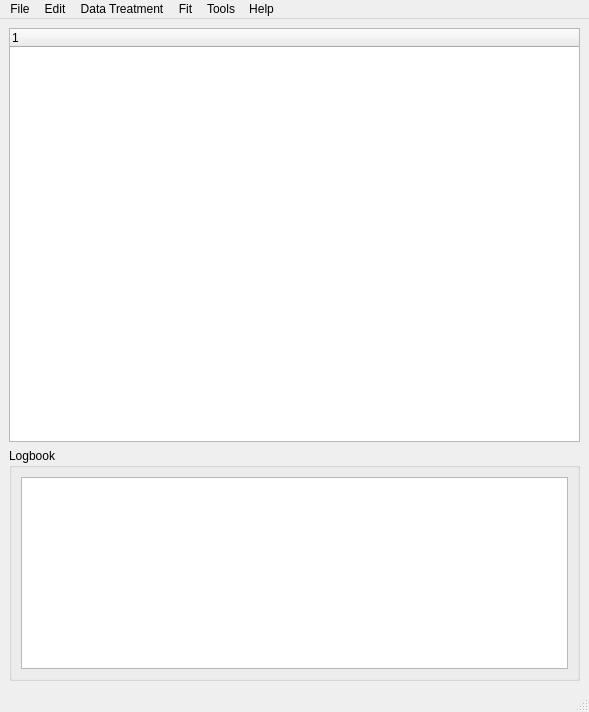
<?xml version="1.0" encoding="UTF-8"?>
<ui version="4.0">
 <class>mainGuisaxsWindows</class>
 <widget class="QMainWindow" name="mainGuisaxsWindows">
  <property name="geometry">
   <rect>
    <x>0</x>
    <y>0</y>
    <width>589</width>
    <height>712</height>
   </rect>
  </property>
  <property name="windowTitle">
   <string>MainWindow</string>
  </property>
  <property name="statusTip">
   <string/>
  </property>
  <widget class="QWidget" name="centralwidget">
   <layout class="QVBoxLayout" name="verticalLayout_5">
    <item>
     <widget class="QTreeWidget" name="treeWidget">
      <property name="minimumSize">
       <size>
        <width>0</width>
        <height>400</height>
       </size>
      </property>
      <property name="alternatingRowColors">
       <bool>false</bool>
      </property>
      <property name="rootIsDecorated">
       <bool>true</bool>
      </property>
      <property name="itemsExpandable">
       <bool>true</bool>
      </property>
      <property name="animated">
       <bool>true</bool>
      </property>
      <property name="expandsOnDoubleClick">
       <bool>true</bool>
      </property>
      <column>
       <property name="text">
        <string notr="true">1</string>
       </property>
      </column>
     </widget>
    </item>
    <item>
     <widget class="QGroupBox" name="groupBox_2">
      <property name="sizePolicy">
       <sizepolicy hsizetype="Expanding" vsizetype="Fixed">
        <horstretch>0</horstretch>
        <verstretch>0</verstretch>
       </sizepolicy>
      </property>
      <property name="maximumSize">
       <size>
        <width>16777215</width>
        <height>400</height>
       </size>
      </property>
      <property name="title">
       <string>Logbook</string>
      </property>
      <layout class="QVBoxLayout" name="verticalLayout_4">
       <item>
        <widget class="QTextBrowser" name="multitxt">
         <property name="sizePolicy">
          <sizepolicy hsizetype="Expanding" vsizetype="Expanding">
           <horstretch>0</horstretch>
           <verstretch>0</verstretch>
          </sizepolicy>
         </property>
        </widget>
       </item>
      </layout>
     </widget>
    </item>
   </layout>
  </widget>
  <widget class="QMenuBar" name="menubar">
   <property name="geometry">
    <rect>
     <x>0</x>
     <y>0</y>
     <width>589</width>
     <height>26</height>
    </rect>
   </property>
   <widget class="QMenu" name="menuFile">
    <property name="title">
     <string>File</string>
    </property>
    <widget class="QMenu" name="menuRecents">
     <property name="title">
      <string>Recents</string>
     </property>
    </widget>
    <addaction name="actionOpen"/>
    <addaction name="actionOpen_Dataset"/>
    <addaction name="actionAppend_Dataset"/>
    <addaction name="separator"/>
    <addaction name="menuRecents"/>
    <addaction name="separator"/>
    <addaction name="actionSave"/>
    <addaction name="actionSave_As"/>
    <addaction name="actionExport"/>
    <addaction name="separator"/>
    <addaction name="actionGenerate_treatment_file"/>
    <addaction name="separator"/>
    <addaction name="actionReset_datas"/>
    <addaction name="separator"/>
    <addaction name="actionExit"/>
   </widget>
   <widget class="QMenu" name="menuEdit">
    <property name="title">
     <string>Edit</string>
    </property>
    <addaction name="actionSelect_All"/>
    <addaction name="actionUnselect_All"/>
    <addaction name="separator"/>
    <addaction name="actionSelect_Only_Parents"/>
    <addaction name="actionSelect_Only_Childs"/>
    <addaction name="separator"/>
    <addaction name="actionRefresh_from_file"/>
    <addaction name="actionRename"/>
    <addaction name="actionRemove"/>
    <addaction name="actionRemove_selected"/>
    <addaction name="actionDuplicate"/>
    <addaction name="actionDuplicate_without_links"/>
    <addaction name="actionRemove_dependencies"/>
    <addaction name="separator"/>
    <addaction name="actionClip_Q_range"/>
    <addaction name="actionScale_Q_range"/>
    <addaction name="actionConcatenate"/>
    <addaction name="separator"/>
    <addaction name="actionCalculator"/>
    <addaction name="actionAddReferenceValue"/>
    <addaction name="separator"/>
    <addaction name="actionChange_color"/>
    <addaction name="separator"/>
    <addaction name="actionSet_as_reference"/>
    <addaction name="actionSet_as_Background"/>
    <addaction name="separator"/>
    <addaction name="actionInfo"/>
   </widget>
   <widget class="QMenu" name="menuData_Treatment">
    <property name="title">
     <string>Data Treatment</string>
    </property>
   </widget>
   <widget class="QMenu" name="menuFit">
    <property name="title">
     <string>Fit</string>
    </property>
   </widget>
   <widget class="QMenu" name="menuTools">
    <property name="title">
     <string>Tools</string>
    </property>
    <addaction name="actionX_ray_absorption"/>
    <addaction name="actionFind_peaks"/>
    <addaction name="actionSmooth"/>
    <addaction name="actionDerivate"/>
    <addaction name="actionInterpolate"/>
    <addaction name="actionGenerate_Noise"/>
    <addaction name="actionStatistics"/>
   </widget>
   <widget class="QMenu" name="menuHelp">
    <property name="title">
     <string>Help</string>
    </property>
    <widget class="QMenu" name="menuDocuments">
     <property name="title">
      <string>Documents</string>
     </property>
     <property name="icon">
      <iconset>
       <normalon>../images/environ.png</normalon>
      </iconset>
     </property>
    </widget>
    <addaction name="menuDocuments"/>
    <addaction name="actionChanges"/>
    <addaction name="actionLicence"/>
    <addaction name="actionAbout"/>
   </widget>
   <addaction name="menuFile"/>
   <addaction name="menuEdit"/>
   <addaction name="menuData_Treatment"/>
   <addaction name="menuFit"/>
   <addaction name="menuTools"/>
   <addaction name="menuHelp"/>
  </widget>
  <widget class="QStatusBar" name="statusbar"/>
  <action name="actionOpen">
   <property name="icon">
    <iconset>
     <normalon>../images/fileopen.png</normalon>
    </iconset>
   </property>
   <property name="text">
    <string>Open</string>
   </property>
  </action>
  <action name="actionOpen_Dataset">
   <property name="icon">
    <iconset>
     <normalon>../images/chart_params.png</normalon>
    </iconset>
   </property>
   <property name="text">
    <string>Open Dataset</string>
   </property>
  </action>
  <action name="actionExit">
   <property name="icon">
    <iconset>
     <normalon>../images/fileclose.png</normalon>
    </iconset>
   </property>
   <property name="text">
    <string>Exit</string>
   </property>
  </action>
  <action name="actionSave">
   <property name="icon">
    <iconset>
     <normalon>../images/filesave.png</normalon>
    </iconset>
   </property>
   <property name="text">
    <string>Save</string>
   </property>
  </action>
  <action name="actionSave_As">
   <property name="icon">
    <iconset>
     <normalon>../images/filesaveas.png</normalon>
    </iconset>
   </property>
   <property name="text">
    <string>Save As</string>
   </property>
  </action>
  <action name="actionReset_datas">
   <property name="text">
    <string>Reset datas</string>
   </property>
  </action>
  <action name="actionSelect_All">
   <property name="text">
    <string>Select All</string>
   </property>
  </action>
  <action name="actionUnselect_All">
   <property name="text">
    <string>Unselect All</string>
   </property>
  </action>
  <action name="actionRefresh_from_file">
   <property name="text">
    <string>Refresh from file</string>
   </property>
  </action>
  <action name="actionRename">
   <property name="text">
    <string>Rename</string>
   </property>
  </action>
  <action name="actionRemove">
   <property name="text">
    <string>Remove</string>
   </property>
  </action>
  <action name="actionDuplicate">
   <property name="text">
    <string>Duplicate</string>
   </property>
  </action>
  <action name="actionDuplicate_without_links">
   <property name="text">
    <string>Duplicate without links</string>
   </property>
  </action>
  <action name="actionClip_Q_range">
   <property name="text">
    <string>Clip Q range</string>
   </property>
  </action>
  <action name="actionScale_Q_range">
   <property name="text">
    <string>Scale Q range</string>
   </property>
  </action>
  <action name="actionConcatenate">
   <property name="text">
    <string>Concatenate</string>
   </property>
  </action>
  <action name="actionDerivate">
   <property name="text">
    <string>Derivate</string>
   </property>
  </action>
  <action name="actionSmooth">
   <property name="text">
    <string>Smooth</string>
   </property>
  </action>
  <action name="actionFind_Peaks">
   <property name="text">
    <string>Find Peaks</string>
   </property>
  </action>
  <action name="actionInterpolate">
   <property name="text">
    <string>Interpolate</string>
   </property>
  </action>
  <action name="actionCalculator">
   <property name="text">
    <string>Calculator</string>
   </property>
  </action>
  <action name="actionStatistics">
   <property name="text">
    <string>Statistics</string>
   </property>
  </action>
  <action name="actionGenerate_Noise">
   <property name="text">
    <string>Generate Noise</string>
   </property>
  </action>
  <action name="actionTransmission_and_Background_correction">
   <property name="text">
    <string>Transmission and Background correction</string>
   </property>
  </action>
  <action name="actionCalculate_Resolution_function">
   <property name="text">
    <string>Calculate Resolution function</string>
   </property>
  </action>
  <action name="actionDesmearing">
   <property name="text">
    <string>Desmearing</string>
   </property>
  </action>
  <action name="actionAbsolute_scaling">
   <property name="text">
    <string>Absolute scaling</string>
   </property>
  </action>
  <action name="actionRadial_averaging">
   <property name="text">
    <string>Radial averaging</string>
   </property>
  </action>
  <action name="actionInvariant">
   <property name="text">
    <string>Invariant</string>
   </property>
  </action>
  <action name="actionX_ray_absorption">
   <property name="text">
    <string>X-ray absorption</string>
   </property>
  </action>
  <action name="actionX_ray_absorption_Xraylib">
   <property name="text">
    <string>X-ray absorption Xraylib</string>
   </property>
  </action>
  <action name="actionFind_peaks">
   <property name="text">
    <string>Find peaks</string>
   </property>
  </action>
  <action name="actionChanges">
   <property name="icon">
    <iconset>
     <normalon>../images/edit24.png</normalon>
    </iconset>
   </property>
   <property name="text">
    <string>Changes</string>
   </property>
  </action>
  <action name="actionLicence">
   <property name="icon">
    <iconset>
     <normaloff>../images/editcopy.png</normaloff>../images/editcopy.png</iconset>
   </property>
   <property name="text">
    <string>License</string>
   </property>
  </action>
  <action name="actionAbout">
   <property name="icon">
    <iconset>
     <normaloff>../images/breakpoint_cond_small.png</normaloff>../images/breakpoint_cond_small.png</iconset>
   </property>
   <property name="text">
    <string>About</string>
   </property>
  </action>
  <action name="actionAppend_Dataset">
   <property name="icon">
    <iconset>
     <normalon>../images/fileimport.png</normalon>
    </iconset>
   </property>
   <property name="text">
    <string>Append a Dataset</string>
   </property>
  </action>
  <action name="actionExport">
   <property name="icon">
    <iconset>
     <normalon>../images/filenew.png</normalon>
    </iconset>
   </property>
   <property name="text">
    <string>Export As text</string>
   </property>
  </action>
  <action name="actionAddReferenceValue">
   <property name="text">
    <string>Add a reference value</string>
   </property>
  </action>
  <action name="actionRemove_dependencies">
   <property name="text">
    <string>Remove dependencies</string>
   </property>
  </action>
  <action name="actionTest">
   <property name="text">
    <string>test</string>
   </property>
  </action>
  <action name="actionModels_2">
   <property name="text">
    <string>Models</string>
   </property>
  </action>
  <action name="actionQsdqsd">
   <property name="text">
    <string>qsdqsd</string>
   </property>
  </action>
  <action name="actionBlablqsd">
   <property name="text">
    <string>blablqsd</string>
   </property>
  </action>
  <action name="actionDoc">
   <property name="text">
    <string>doc</string>
   </property>
  </action>
  <action name="actionChange_color">
   <property name="text">
    <string>Change color</string>
   </property>
  </action>
  <action name="actionSet_as_reference">
   <property name="text">
    <string>Set as reference or solvent</string>
   </property>
  </action>
  <action name="actionSet_as_Background">
   <property name="text">
    <string>Set as Dark/Background</string>
   </property>
  </action>
  <action name="actionRemove_selected">
   <property name="text">
    <string>Remove selected</string>
   </property>
  </action>
  <action name="actionSelect_Only_Parents">
   <property name="text">
    <string>Select Only Parents</string>
   </property>
  </action>
  <action name="actionSelect_Only_Childs">
   <property name="text">
    <string>Select Only Childs</string>
   </property>
  </action>
  <action name="actionGenerate_treatment_file">
   <property name="enabled">
    <bool>false</bool>
   </property>
   <property name="text">
    <string>Generate treatment file</string>
   </property>
  </action>
  <action name="actionInfo">
   <property name="text">
    <string>Info</string>
   </property>
  </action>
 </widget>
 <resources/>
 <connections/>
</ui>
